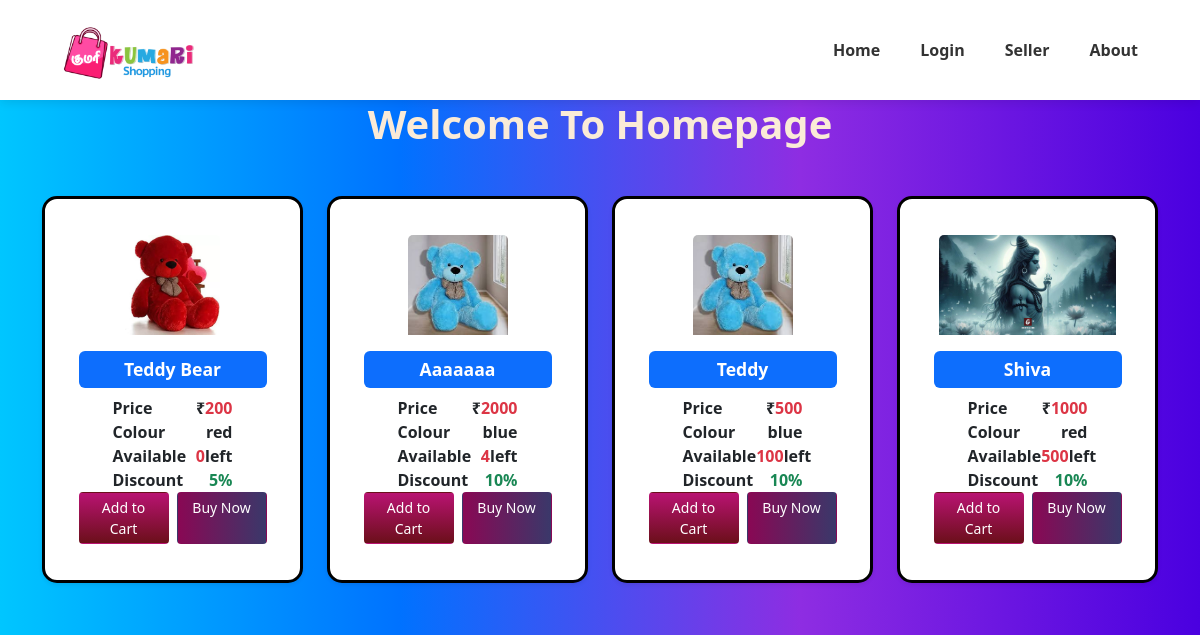
The page /product-search/ on the database as committed earlier.
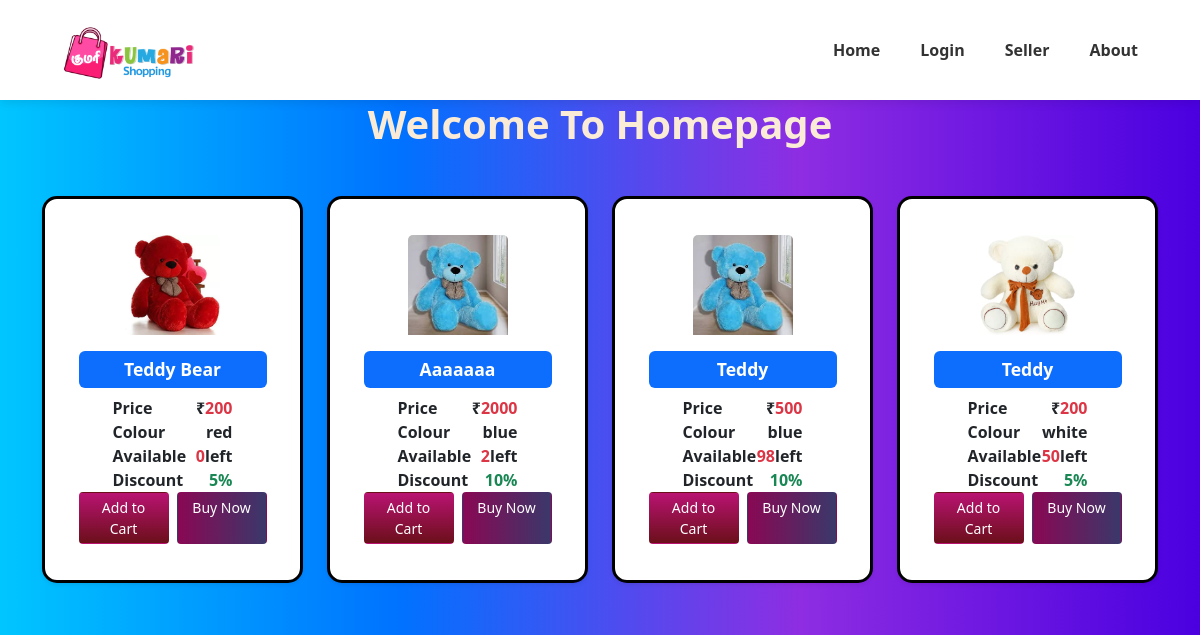
The same page on the database as committed later.
### accounts/models.py (models this page shows)
class Products(models.Model):
    seller = models.ForeignKey(CustomUser, on_delete=models.CASCADE, limit_choices_to={'user_type': 'seller'})
    image=models.ImageField(upload_to='product_images/')
    product_name=models.CharField(max_length=25,
        validators=[RegexValidator(r'^[a-zA-Z][a-zA-Z]*$','Enter a valid product name.')]
    )
    colour=models.CharField(max_length=20,
        validators=[RegexValidator(r'^[a-zA-Z][a-zA-Z]*$','Enter a valid colour.')]
    )
    description=models.CharField(max_length=200,
        validators=[RegexValidator(r'^[a-zA-Z0-9\s.,-]*$','Only alphanumeric characters and certain punctuation are allowed.')]
    )
    price=models.PositiveIntegerField()
    discount=models.PositiveIntegerField(
        validators=[RegexValidator(r'^\d{1,2}%?$', 'Enter a valid discount amount.')]
    )
    delivery_charge=models.PositiveIntegerField()
    stock=models.PositiveIntegerField()

### accounts/views.py (the view)
# urls.py: path('product-search/',views.products_search, name='product_search'),
def products_search(request):
    q_products = request.GET.get('q_product')
    products = Products.objects.all()
    if q_products:
        products = products.filter(product_name__icontains=q_products)
    for product in products:
        if q_products:
            product_name = product.product_name.title()
            pattern = re.compile(re.escape(q_products), re.IGNORECASE)
            highlighted = pattern.sub(
                lambda m: f'<span style="background-color: yellow; color: black;">{m.group(0)}</span>',
                product_name
            )
            product.highlighted_productname = mark_safe(highlighted)
        else:
            product.highlighted_productname = product.product_name.title()
    return render(request, 'products.html', {'products': products})

### templates/products.html (shortened to what this page needs)
{% extends "base.html" %}
{% load static %}
{% block content %}
<div style="background: linear-gradient(to right, #00c6ff, #0072ff, #8e2de2, #4a00e0);">
<h1><strong>Welcome To Homepage</strong></h1>
<div class="container mt-5">
  <div class="row">
    {% if products %}
    {% for product in products %}
      <div class="col-12 col-sm-6 col-md-4 col-lg-3 d-flex justify-content-center mb-4">
        <div class="card shadow-sm">
          <div class="d-flex justify-content-center align-items-center mt-3">
            {% if product.image %}
                <img src="{{ product.image.url }}" class="card-img-top image" alt="{{ product.product_name }}">
            {% else %}
                <p class="text-muted">No Image</p>
                {{ product.highlighted_productname|safe }}
            {% endif %}
          </div>
          <div class="card-body">
            <h5 class="card-title text-center bg-primary text-white p-2 rounded">
              {{ product.highlighted_productname|safe }}
            </h5>
            <div class="mx-auto" style="max-width: 120px;">
            <div class="d-flex justify-content-between fw-bold">
                    <span>Price&nbsp;&nbsp;</span>
                    <span>
                      <span class="text-dark">₹</span><span class="text-danger">{{ product.price }}</span>
                    </span>
            </div>
            <div class="d-flex justify-content-between fw-bold">
                    <span>Colour</span>
                    <span>{{ product.colour }}</span>
            </div>
            <div class="d-flex justify-content-between fw-bold">
                <span>Available</span>
                <span>
                    <span class="text-danger">{{ product.stock }}</span><span class="text-dark">left</span>
                </span>
            </div>
            <div class="d-flex justify-content-between fw-bold">
                    <span>Discount</span>
                    <span class="text-success">{{ product.discount }}%</span>
            </div>
            </div>
            <div class="d-flex justify-content-center gap-2">
                <a href="{% url 'cart' product.id user.id %}" class="btn cart btn-sm">Add to Cart</a>
                <a href="{% url 'buynow' product.id %}" class="btn buynow btn-sm">Buy Now</a>
            </div>
          </div>
        </div>
      </div>
    {% endfor %}
  {% else %}
      <p class="text-center text-warning fw-bold">No products found.</p>
  {% endif %}
  </div>
</div>
</div>
{% endblock %}

Rows that differ between the two databases and show on the page:
removed Products: image (picture), highlighted_productname "Shiva", price "1000", colour "red", stock "500", discount "10"
changed Products "Aaaaaaa": stock "4" → "2"
changed Products (number 3 of 4 on the later page): stock "100" → "98"
added Products: image (picture), highlighted_productname "Teddy", price "200", colour "white", stock "50", discount "5"
